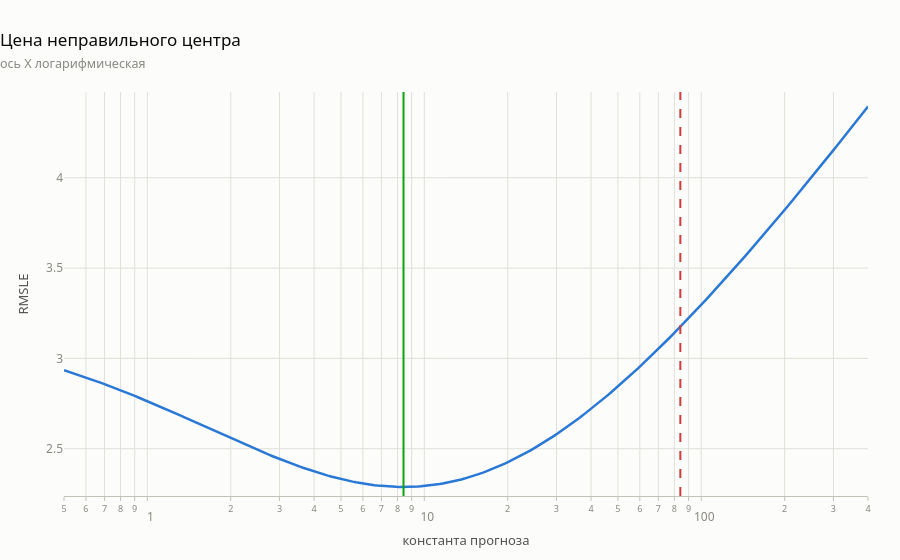

The cell this chart's notebook holds for it:
### Markdown cell above
---
# 1. Метрика: что на самом деле оптимизируется

Разбор метрики стоит первым не для формальности. Три четверти неверных решений в этой
задаче — не «слабая модель», а модель, обученная оптимизировать не то. Поэтому сначала
разберёмся, что именно RMSLE считает хорошим ответом.

$$
\mathrm{RMSLE} \;=\; \sqrt{\frac{1}{n}\sum_{i=1}^{n}\Big(\log(1+\hat y_i) - \log(1+y_i)\Big)^{2}}
$$

Замена переменной $z_i = \log(1+y_i)$, $\hat z_i = \log(1+\hat y_i)$ превращает её в обычный RMSE:

$$
\mathrm{RMSLE}(\hat y, y) \;=\; \mathrm{RMSE}(\hat z, z)
$$

Дальше всё выводится в две строки — и почти каждый вывод противоречит интуиции.

### 1.1 Ошибка измеряется в разах, а не в рублях

$$
\log(1+\hat y) - \log(1+y) \;=\; \log\frac{1+\hat y}{1+y}
$$

Штраф зависит **только от отношения** предсказания к факту. Промах «200 вместо 100»
и промах «20 000 вместо 10 000» стоят ровно одинаково.

*Что это даёт.* Крупные покупатели не доминируют в функции потерь, и отдельно бороться
за них бессмысленно. Зато ошибка на пользователе с нулевым или копеечным GMV стоит
столько же, сколько на топовом — а таких пользователей у нас почти половина.
Вся ценность модели сосредоточена там, где бизнес-интуиция подсказывает обратное.

### 1.2 Оптимальная константа — не среднее

Если бы мы предсказывали всем одно и то же число $c$, какое было бы лучшим?

$$
\frac{\partial}{\partial c}\sum_i\big(\log(1+c)-z_i\big)^2 = 0
\;\Longrightarrow\;
\log(1+c^{*}) = \bar z
\;\Longrightarrow\;
\boxed{\,c^{*} = e^{\bar z} - 1 = \Big(\textstyle\prod_i (1+y_i)\Big)^{1/n} - 1\,}
$$

Это **геометрическое** среднее от $(1+y)$, а не арифметическое от $y$. Разница
на наших данных — на порядок, и она стоит почти целой единицы RMSLE.

### 1.3 Оптимальный прогноз — экспонента среднего логарифма

$$
\hat y^{*}(x) \;=\; \exp\!\big(\mathbb{E}[\log(1+y)\mid x]\big) - 1
\;\underset{\text{неравенство Йенсена}}{\le}\; \mathbb{E}[y \mid x]
$$

*Что это даёт.* Модель, честно предсказывающая условное **среднее** $\mathbb{E}[y\mid x]$
(а это то, что делает любая регрессия с MSE в исходной шкале), под RMSLE систематически
завышает — тем сильнее, чем длиннее хвост распределения. Единственный способ не наступить
на эти грабли: обучать регрессию **прямо в `log1p`-пространстве**.

### Code cell
best_const = np.expm1(ly.mean())
print(f"доля нулей в таргете          : {(y==0).mean():.4f}")
print(f"арифметическое среднее y      : {y.mean():.3f}")
print(f"оптимальная константа c*      : {best_const:.3f}")
print(f"RMSLE(c*)                     : {rmsle(y, np.full_like(y, best_const)):.4f}")
print(f"RMSLE(среднее y)              : {rmsle(y, np.full_like(y, y.mean())):.4f}   "
      f"← дороже на {rmsle(y, np.full_like(y, y.mean())) - rmsle(y, np.full_like(y, best_const)):.4f}")

# диапазон подрезан вокруг содержательной области: нуль на логарифмической оси
# не рисуется и растягивал бы её в пустоту
LO, HI = 0.5, 400.0
cs = np.logspace(np.log10(LO), np.log10(HI), 260)
sc = [rmsle(y, np.full_like(y, c)) for c in cs]
fig = go.Figure()
line(fig, cs, sc, "RMSLE", slot=0)
fig.add_vline(x=best_const, line=dict(color=STATUS["good"], width=2),
              annotation_text=f"c* = {best_const:.1f}", annotation_position="top left",
              annotation_font=dict(color=STATUS["good"], size=12))
fig.add_vline(x=y.mean(), line=dict(color=STATUS["critical"], width=2, dash="dash"),
              annotation_text=f"среднее y = {y.mean():.0f}", annotation_position="top right",
              annotation_font=dict(color=STATUS["critical"], size=12))
fig.update_xaxes(title="константа прогноза", type="log", range=[np.log10(LO), np.log10(HI)])
fig.update_yaxes(title="RMSLE", range=[min(sc) - 0.05, max(sc) + 0.08])
fig.update_layout(showlegend=False)
show(fig, "Цена неправильного центра",
     sub="ось X логарифмическая",
     w=900, h=560)

### Figure 1 — Plotly figure (JSON) as saved in the notebook; plotly's stock layout.template omitted (floating-point values rounded to 4 significant figures; data arrays with more than 128 entries replaced by an {"elided": "..."} marker saying what was removed)
{"data": [{"line": {"color": "#2a78d6", "width": 2.5}, "mode": "lines", "name": "RMSLE", "type": "scatter", "x": {"elided": "260 float values"}, "y": {"elided": "260 float values"}}], "layout": {"annotations": [{"font": {"color": "#0ca30c", "size": 12}, "showarrow": false, "text": "c* = 8.4", "x": 8.413, "xanchor": "right", "xref": "x", "y": 1, "yanchor": "top", "yref": "y domain"}, {"font": {"color": "#d03b3b", "size": 12}, "showarrow": false, "text": "среднее y = 84", "x": 84.03, "xanchor": "left", "xref": "x", "y": 1, "yanchor": "top", "yref": "y domain"}], "autosize": false, "height": 560, "margin": {"b": 64, "t": 92}, "shapes": [{"line": {"color": "#0ca30c", "width": 2}, "type": "line", "x0": 8.413, "x1": 8.413, "xref": "x", "y0": 0, "y1": 1, "yref": "y domain"}, {"line": {"color": "#d03b3b", "dash": "dash", "width": 2}, "type": "line", "x0": 84.03, "x1": 84.03, "xref": "x", "y0": 0, "y1": 1, "yref": "y domain"}], "showlegend": false, "title": {"text": "Цена неправильного центра<br><span style='font-size:12.5px;color:#898781'>ось X логарифмическая</span>"}, "width": 900, "xaxis": {"automargin": true, "range": [-0.301, 2.602], "title": {"text": "константа прогноза"}, "type": "log"}, "yaxis": {"automargin": true, "range": [2.238, 4.475], "title": {"text": "RMSLE"}}}}
